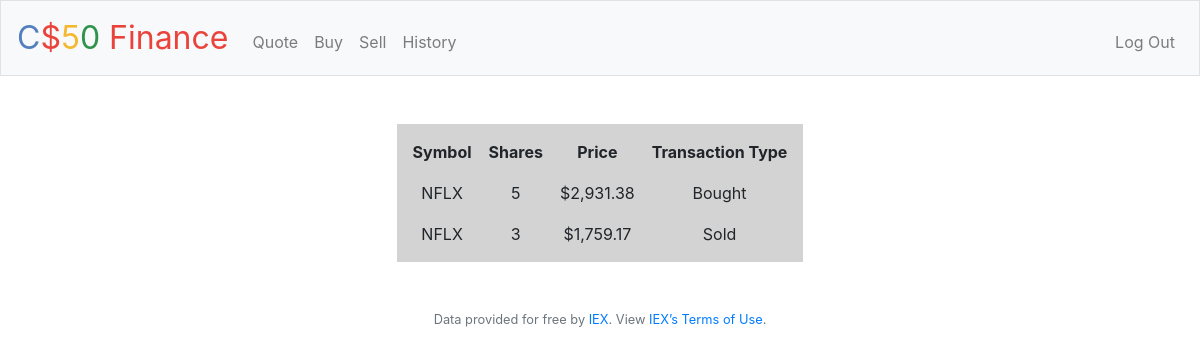
Screenshot of /history (signed in) with the database file from the repository.
### tables this page shows
CREATE TABLE 'history' ('id' INTEGER,'symbol' TEXT NOT NULL, shares INT, type TEXT NOT NULL, name TEXT NOT NULL, price NUMERIC NOT NULL, FOREIGN KEY(id) REFERENCES users(id));

### application.py (the view)
@app.route("/history")
@login_required
def history():
    userID = session["user_id"]
    stocks = db.execute("SELECT * FROM history WHERE id = ?", userID)
    return render_template("history.html", stocks=stocks)

### application.py (called while the page is built)
@app.after_request
def after_request(response):
    response.headers["Cache-Control"] = "no-cache, no-store, must-revalidate"
    response.headers["Expires"] = 0
    response.headers["Pragma"] = "no-cache"
    return response

### helpers.py (called while the page is built)
def login_required(f):
    @wraps(f)
    def decorated_function(*args, **kwargs):
        if session.get("user_id") is None:
            return redirect("/login")
        return f(*args, **kwargs)
    return decorated_function

def usd(value):
    return f"${value:,.2f}"

### templates/history.html (shortened to what this page needs)
{% extends "layout.html" %}
{% block main %}
    <table>
        <thead>
            <th>Symbol</th>
            <th>Shares</th>
            <th>Price</th>
            <th>Transaction Type</th>
        </thead>
        <tbody>
            {% for stock in stocks %}
                <tr>
                    <td>{{ stock.symbol}}</td>
                    <td>{{ stock.shares }}</td>
                    <td>{{ stock.price | usd }}</td>
                    <td>{{ stock.type }}</td>
                </tr>
            {% endfor %}
        </tbody>
    </table>
{% endblock %}

### static/styles.css (style rules this page uses)
table { margin-left: auto; margin-right: auto; border: 1px; border-collapse: separate; border-spacing: 15px; background-color: lightgray; }

### rows the page displays
history: symbol "NFLX", shares "5", price "$2,931.38", type "Bought"
history: symbol "NFLX", shares "3", price "$1,759.17", type "Sold"
